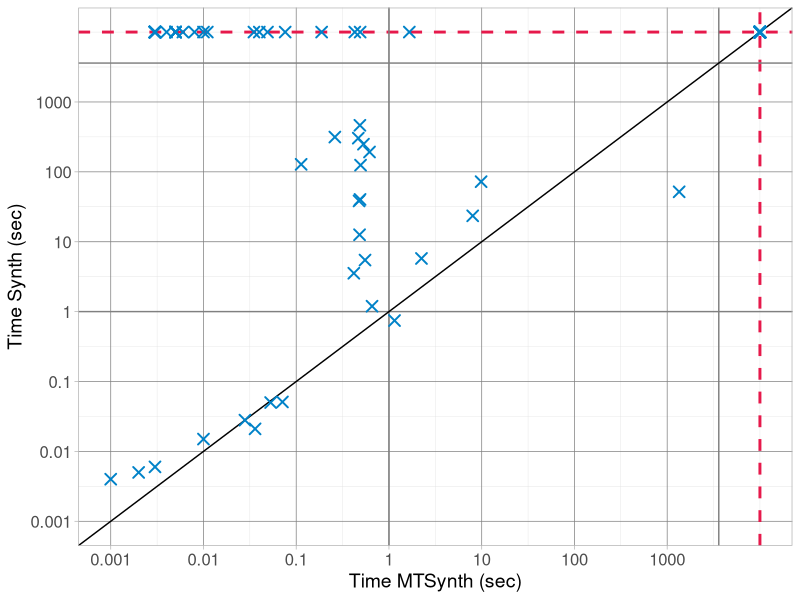
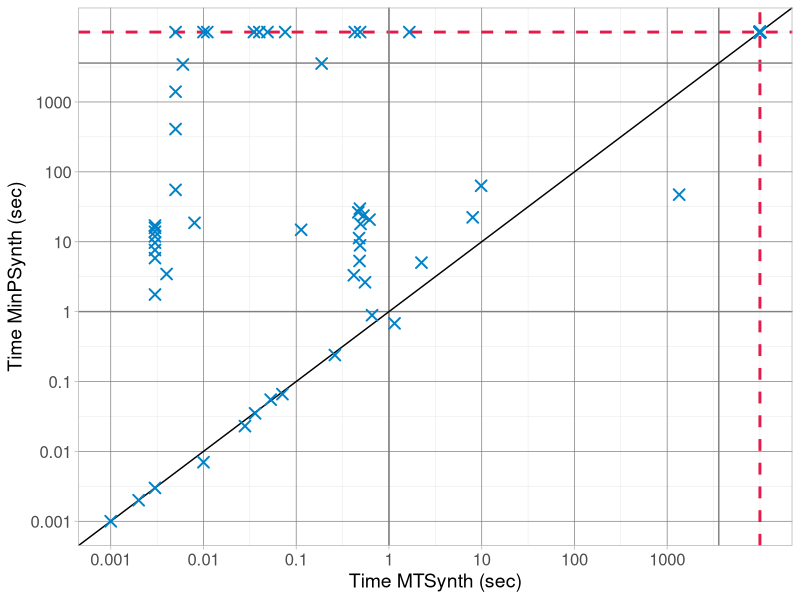
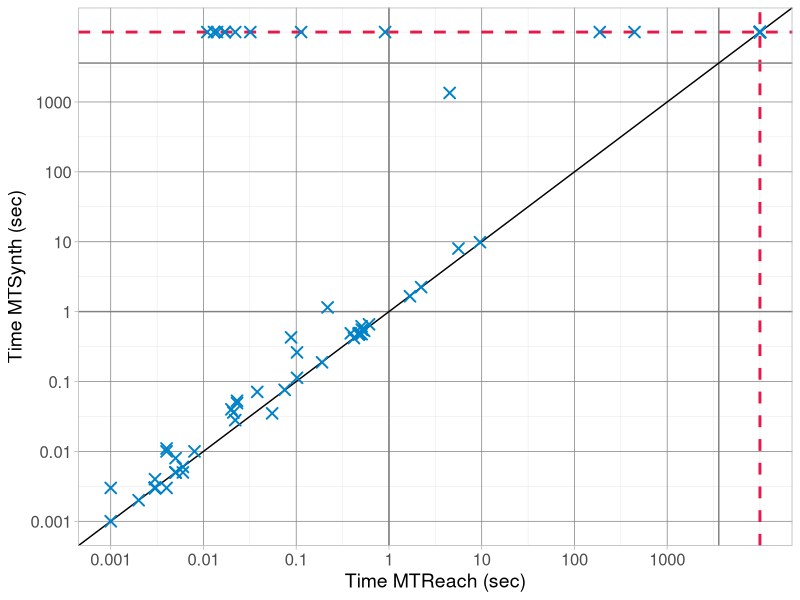
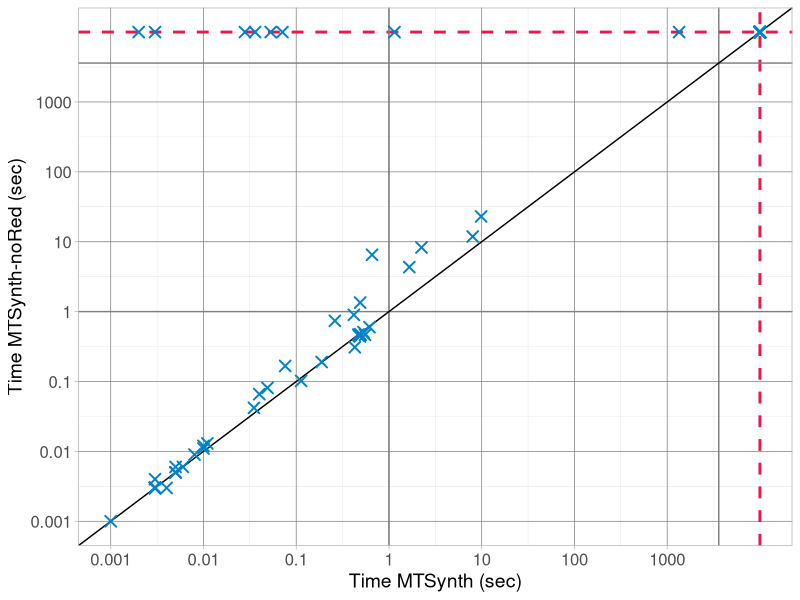
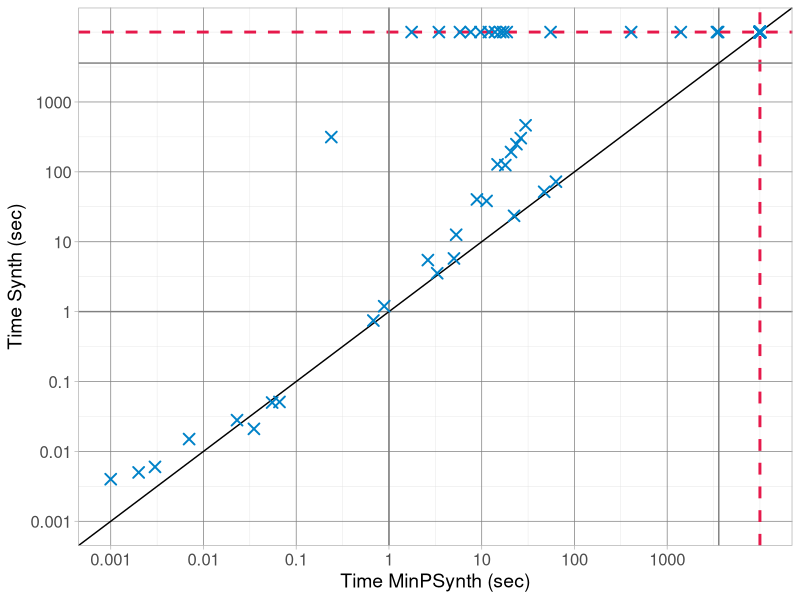
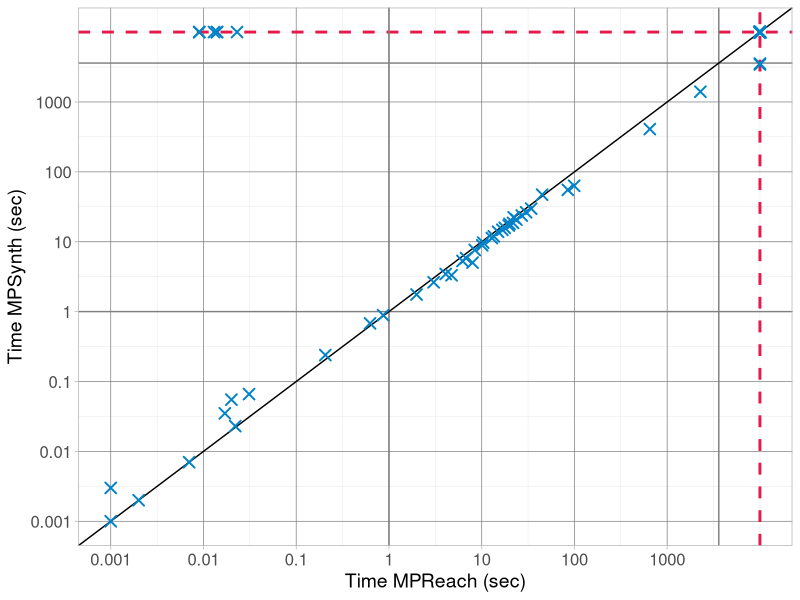
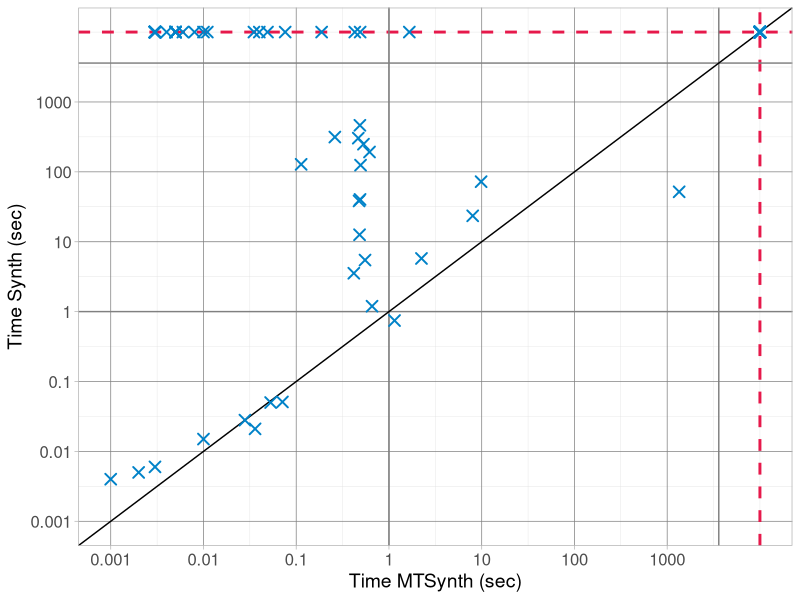
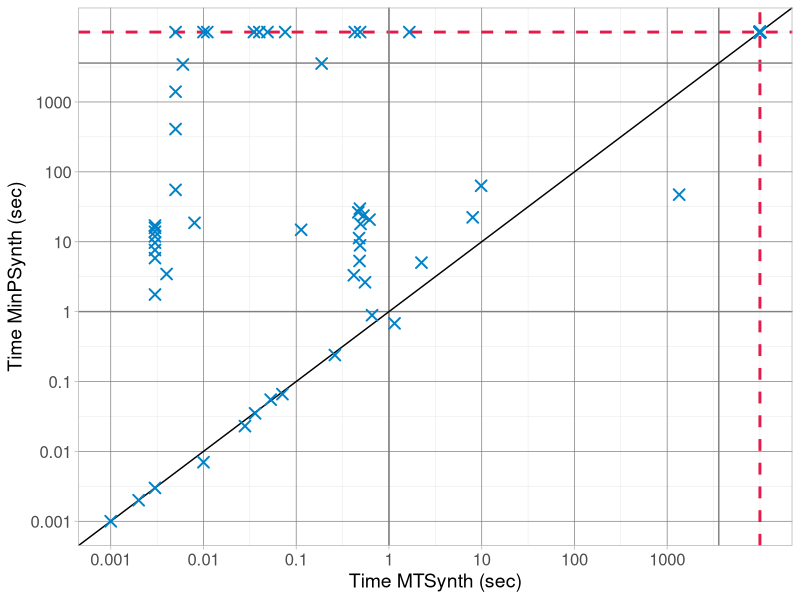

Reproduce these figures in R, in order.

###########
# Imports #
###########

library(plyr)
library(ggplot2)
library(reshape2)

#######################
# Auxiliary functions #
#######################

geom_mean = function(x, na.rm=TRUE){
  exp(sum(log(x[x > 0]), na.rm=na.rm) / length(x))
}

# Multiple plot function
#
# ggplot objects can be passed in ..., or to plotlist (as a list of ggplot objects)
# - cols:   Number of columns in layout
# - layout: A matrix specifying the layout. If present, 'cols' is ignored.
#
# If the layout is something like matrix(c(1,2,3,3), nrow=2, byrow=TRUE),
# then plot 1 will go in the upper left, 2 will go in the upper right, and
# 3 will go all the way across the bottom.
#
multiplot <- function(..., plotlist=NULL, file, cols=1, layout=NULL) {
  library(grid)
  
  # Make a list from the ... arguments and plotlist
  plots <- c(list(...), plotlist)
  
  numPlots = length(plots)
  
  # If layout is NULL, then use 'cols' to determine layout
  if (is.null(layout)) {
    # Make the panel
    # ncol: Number of columns of plots
    # nrow: Number of rows needed, calculated from # of cols
    layout <- matrix(seq(1, cols * ceiling(numPlots/cols)),
                     ncol = cols, nrow = ceiling(numPlots/cols))
  }
  
  if (numPlots==1) {
    print(plots[[1]])
    
  } else {
    # Set up the page
    grid.newpage()
    pushViewport(viewport(layout = grid.layout(nrow(layout), ncol(layout))))
    
    # Make each plot, in the correct location
    for (i in 1:numPlots) {
      # Get the i,j matrix positions of the regions that contain this subplot
      matchidx <- as.data.frame(which(layout == i, arr.ind = TRUE))
      
      print(plots[[i]], vp = viewport(layout.pos.row = matchidx$row,
                                      layout.pos.col = matchidx$col))
    }
  }
}


# distinct colors (https://sashat.me/2017/01/11/list-of-20-simple-distinct-colors/)
RED    = rgb(230/255,  25/255,  75/255, 1)
BLUE   = rgb(  0/255, 130/255, 200/255, 1)
GREEN  = rgb( 60/255, 180/255,  75/255, 1)
ORANGE = rgb(245/255, 130/255,  48/255, 1)
PURPLE = rgb(145/255,  30/255, 180/255, 1)
YELLOW = rgb(255/255, 255/255,  25/255, 1)
CYAN   = rgb( 70/255, 240/255, 240/255, 1)
MAGENTA= rgb(240/255,  50/255, 230/255, 1)
LIME   = rgb(210/255, 245/255,  60/255, 1)
TEAL   = rgb(  0/255, 128/255, 128/255, 1)
GREY   = rgb(128/255, 128/255, 128/255, 1)
GRAY   = rgb(128/255, 128/255, 128/255, 1)
WHITE  = rgb(255/255, 255/255, 255/255, 1)
BLACK  = rgb(  0/255,   0/255,   0/255, 1)

COLORS = c(RED,BLUE,GREEN,ORANGE,PURPLE,GREY,BLACK,YELLOW,CYAN,MAGENTA,LIME,TEAL)

###############
# Import data #
###############

results = read.csv("results_time.csv")
# results are already filtered, summarized, and combined 

##################
# Plot functions #
##################

# Give a speedup plot (to get relative differences)
f_scatterplot_time_relative = function(d, time_x, time_y, xlab, ylab){
  p = ggplot(data=d, aes(x=time_x, y=ifelse(time_y/time_x>1000,1000,ifelse(time_y/time_x<0.1,0.1,time_y/time_x)) )) +
    geom_vline(xintercept=10000,  color=RED, linetype="dashed", size=1) + 
    geom_hline(yintercept=1000,  color=PURPLE, linetype="dashed", size=1) + 
    geom_hline(yintercept=0.1,  color=PURPLE, linetype="dashed", size=1) + 
    geom_hline(yintercept=1,  color=GRAY, linetype="solid", size=1) + 
    geom_point(shape=4, color=BLUE, stroke=1, size=3) +
    labs(x=xlab, y=ylab) +
    theme_light() + 
    theme(panel.grid.major = element_line(colour = GREY), legend.position="none") +
    scale_y_log10(limits=c(0.1,1000),breaks=c(0.001,0.01,0.1,1,10,100,1000),
                  labels=c("0.001","0.01","0.1","1","10","100","1000")) +
    scale_x_log10(limits=c(0.001,10000),breaks=c(0.001,0.01,0.1,1,10,100,1000),
                  labels=c("0.001","0.01","0.1","1","10","100","1000"))+
    theme(axis.text=element_text(size=12), axis.title=element_text(size=14))
  return(p)
}


f_scatterplot_time = function(d, time_x, time_y, xlab, ylab){
  p = ggplot(data=d, aes(x=time_x, y=time_y)) +
    geom_vline(xintercept=10000,  color=RED, linetype="dashed", size=1) + 
    geom_hline(yintercept=10000,  color=RED, linetype="dashed", size=1) + 
    geom_vline(xintercept=3600,  color=GRAY, linetype="solid", size=.5) + 
    geom_hline(yintercept=3600,  color=GRAY, linetype="solid", size=.5) + 
    geom_vline(xintercept=1,  color=GRAY, linetype="solid", size=.5) + 
    geom_hline(yintercept=1,  color=GRAY, linetype="solid", size=.5) + 
    geom_abline(slope=1, color=BLACK, size=.5) +
    geom_point(shape=4, color=BLUE, stroke=1, size=3) +
    labs(x=xlab, y=ylab) +
    theme_light() + 
    theme(panel.grid.major = element_line(colour = GREY), legend.position="none") +
    scale_y_log10(limits=c(0.001,10000),breaks=c(0.001,0.01,0.1,1,10,100,1000), labels=c("0.001","0.01","0.1","1","10","100","1000")) +
    scale_x_log10(limits=c(0.001,10000),breaks=c(0.001,0.01,0.1,1,10,100,1000), labels=c("0.001","0.01","0.1","1","10","100","1000"))+
    theme(axis.text=element_text(size=12), axis.title=element_text(size=14))
  return(p)
}


f_scatterplot_time_bounded = function(d, time_x, time_y, xlab, ylab){
  p = ggplot(data=d, aes(x=ifelse(time_x<0.01,0.01,ifelse(time_x>1000,1000,time_x)),
                         y=ifelse(time_y<0.01,0.01,ifelse(time_y>1000,1000,time_y)))) +
    #geom_vline(xintercept=10000,  color=RED, linetype="dashed", size=1) + 
    #geom_hline(yintercept=10000,  color=RED, linetype="dashed", size=1) + 
    #geom_vline(xintercept=3600,  color=GRAY, linetype="solid", size=.5) + 
    #geom_hline(yintercept=3600,  color=GRAY, linetype="solid", size=.5) + 
    geom_vline(xintercept=1,  color=GRAY, linetype="solid", size=.5) + 
    geom_hline(yintercept=1,  color=GRAY, linetype="solid", size=.5) + 
    geom_abline(slope=1, color=BLACK, size=.5) +
    geom_point(shape=4, color=BLUE, stroke=1, size=3) +
    labs(x=xlab, y=ylab) +
    theme_light() + 
    theme(panel.grid.major = element_line(colour = GREY), legend.position="none") +
    scale_y_log10(limits=c(0.01,1000),breaks=c(0.001,0.01,0.1,1,10,100,1000), labels=c("0.001","≤0.01","0.1","1","10","100","≥1000")) +
    scale_x_log10(limits=c(0.01,1000),breaks=c(0.001,0.01,0.1,1,10,100,1000), labels=c("0.001","≤0.01","0.1","1","10","100","≥1000"))+
    theme(axis.text=element_text(size=12), axis.title=element_text(size=14))
  return(p)
}



# Variables
plotsdir <- "plots"
ww <- 5
hh <- 3
cex=1.5
# Create a directory for the output plots
dir.create(file.path(plotsdir), showWarnings = FALSE)

# Output the plots

f_scatterplot_time(results, results$results.PQ.incl.merge, results$results.EF.incl.merge, "Time MTSynth (sec)", "Time Synth (sec)")
ggsave(paste(plotsdir,"PQim-EFim.pdf",sep="/"), width=ww, height=hh)

f_scatterplot_time(results, results$results.PQ.incl.merge, results$results.EFsynthmin.incl.merge, "Time MTSynth (sec)", "Time MinPSynth (sec)")
ggsave(paste(plotsdir,"PQim-SMim.pdf",sep="/"), width=ww, height=hh)

f_scatterplot_time(results, results$results.PQ.early.termination.incl.merge, results$results.PQ.incl.merge, "Time MTReach (sec)", "Time MTSynth (sec)")
ggsave(paste(plotsdir,"PQetim-PQim.pdf",sep="/"), width=ww, height=hh)

f_scatterplot_time(results, results$results.PQ.incl.merge, results$results.PQ, "Time MTSynth (sec)", "Time MTSynth-noRed (sec)")
ggsave(paste(plotsdir,"PQim-PQ.pdf",sep="/"), width=ww, height=hh)

f_scatterplot_time(results, results$results.EFsynthmin.incl.merge, results$results.EF.incl.merge, "Time MinPSynth (sec)", "Time Synth (sec)")
ggsave(paste(plotsdir,"SMim-EFim.pdf",sep="/"), width=ww, height=hh)

f_scatterplot_time(results, results$results.EFmin.incl.merge, results$results.EFsynthmin.incl.merge, "Time MPReach (sec)",  "Time MPSynth (sec)")
ggsave(paste(plotsdir,"SMim-EFminim.pdf",sep="/"), width=ww, height=hh)

